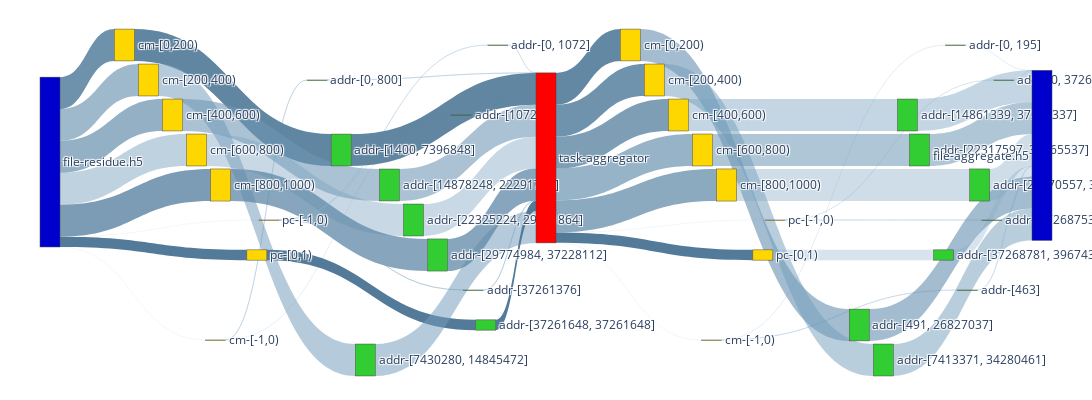

Here is the notebook cell this chart was saved with:
### Code cell
AGG = nx.compose(G_AGG_R, G_AGG_W) 

agg_nodes, agg_nodes_dict = get_nodes_for_sankey(AGG,rm_tags=['agg_r','agg_w'])

agg_links = get_links_for_sankey(AGG, agg_nodes_dict)
fig = go.Figure(go.Sankey(
            node = agg_nodes,
            link = agg_links, orientation='h'))

fig.update_layout(
    autosize=False,
    width=2000,
    height=400,
    margin=dict(
        l=40,
        r=40,
        b=40,
        t=10,
        pad=2
    ),
)
fig.show()
fig.write_html(f"{IMAGE_PATH}/sankey-grouped-agg-vol-vfd.html")

### Figure 1 — Plotly figure (JSON) as saved in the notebook; plotly's stock layout.template omitted (floating-point values rounded to 4 significant figures)
{"data": [{"link": {"color": ["rgba(146.07843137254903, 186.07843137254903, 216.07843137254903, 0.058823529411764705)", "rgba(91.1764705882353, 131.1764705882353, 161.1764705882353, 0.8823529411764706)", "rgba(106.86274509803923, 146.86274509803923, 176.86274509803923, 0.6470588235294118)", "rgba(102.94117647058823, 142.94117647058823, 172.94117647058823, 0.7058823529411765)", "rgba(118.62745098039215, 158.62745098039215, 188.62745098039215, 0.47058823529411764)", "rgba(95.09803921568627, 135.09803921568627, 165.09803921568627, 0.8235294117647058)", "rgba(146.07843137254903, 186.07843137254903, 216.07843137254903, 0.058823529411764705)", "rgba(83.33333333333333, 123.33333333333333, 153.33333333333331, 1.0)", "rgba(130.39215686274508, 170.39215686274508, 200.39215686274508, 0.29411764705882354)", "rgba(142.15686274509804, 182.15686274509804, 212.15686274509804, 0.11764705882352941)", "rgba(87.25490196078431, 127.25490196078431, 157.2549019607843, 0.9411764705882353)", "rgba(114.70588235294117, 154.70588235294116, 184.70588235294116, 0.5294117647058824)", "rgba(110.7843137254902, 150.7843137254902, 180.7843137254902, 0.5882352941176471)", "rgba(122.54901960784314, 162.54901960784315, 192.54901960784315, 0.4117647058823529)", "rgba(99.01960784313727, 139.01960784313727, 169.01960784313727, 0.7647058823529411)", "rgba(134.31372549019608, 174.31372549019608, 204.31372549019608, 0.23529411764705882)", "rgba(142.15686274509804, 182.15686274509804, 212.15686274509804, 0.11764705882352941)", "rgba(126.47058823529412, 166.47058823529412, 196.47058823529412, 0.35294117647058826)", "rgba(83.33333333333333, 123.33333333333333, 153.33333333333331, 1.0)", "rgba(130.39215686274508, 170.39215686274508, 200.39215686274508, 0.29411764705882354)", "rgba(138.23529411764707, 178.23529411764707, 208.23529411764707, 0.17647058823529413)", "rgba(87.25490196078431, 127.25490196078431, 157.2549019607843, 0.9411764705882353)", "rgba(114.70588235294117, 154.70588235294116, 184.70588235294116, 0.5294117647058824)", "rgba(110.7843137254902, 150.7843137254902, 180.7843137254902, 0.5882352941176471)", "rgba(122.54901960784314, 162.54901960784315, 192.54901960784315, 0.4117647058823529)", "rgba(99.01960784313727, 139.01960784313727, 169.01960784313727, 0.7647058823529411)", "rgba(134.31372549019608, 174.31372549019608, 204.31372549019608, 0.23529411764705882)", "rgba(83.33333333333333, 123.33333333333333, 153.33333333333331, 1.0)", "rgba(126.47058823529412, 166.47058823529412, 196.47058823529412, 0.35294117647058826)", "rgba(145.83333333333334, 185.83333333333334, 215.83333333333334, 0.0625)", "rgba(87.5, 127.5, 157.5, 0.9375)", "rgba(91.66666666666666, 131.66666666666666, 161.66666666666666, 0.875)", "rgba(95.83333333333334, 135.83333333333334, 165.83333333333334, 0.8125)", "rgba(104.16666666666666, 144.16666666666666, 174.16666666666666, 0.6875)", "rgba(100.0, 140.0, 170.0, 0.75)", "rgba(145.83333333333334, 185.83333333333334, 215.83333333333334, 0.0625)", "rgba(83.33333333333333, 123.33333333333333, 153.33333333333331, 1.0)", "rgba(141.66666666666666, 181.66666666666666, 211.66666666666666, 0.125)", "rgba(133.33333333333334, 173.33333333333334, 203.33333333333334, 0.25)", "rgba(108.33333333333334, 148.33333333333334, 178.33333333333334, 0.625)", "rgba(116.66666666666666, 156.66666666666666, 186.66666666666666, 0.5)", "rgba(120.83333333333333, 160.83333333333334, 190.83333333333334, 0.4375)", "rgba(112.5, 152.5, 182.5, 0.5625)", "rgba(125.0, 165.0, 195.0, 0.375)", "rgba(137.5, 177.5, 207.5, 0.1875)", "rgba(133.33333333333334, 173.33333333333334, 203.33333333333334, 0.25)", "rgba(129.16666666666666, 169.16666666666666, 199.16666666666666, 0.3125)", "rgba(141.66666666666666, 181.66666666666666, 211.66666666666666, 0.125)", "rgba(108.33333333333334, 148.33333333333334, 178.33333333333334, 0.625)", "rgba(116.66666666666666, 156.66666666666666, 186.66666666666666, 0.5)", "rgba(120.83333333333333, 160.83333333333334, 190.83333333333334, 0.4375)", "rgba(112.5, 152.5, 182.5, 0.5625)", "rgba(125.0, 165.0, 195.0, 0.375)", "rgba(137.5, 177.5, 207.5, 0.1875)", "rgba(133.33333333333334, 173.33333333333334, 203.33333333333334, 0.25)", "rgba(129.16666666666666, 169.16666666666666, 199.16666666666666, 0.3125)", "rgba(133.33333333333334, 173.33333333333334, 203.33333333333334, 0.25)"], "label": ["Access Volume : 0 <br />Access Count : 3 <br />Average Access Size : 0 <br />Operation : read<br />Bandwidth : 0", "Access Volume : 7.42 MB <br />Access Count : 200 <br />Average Access Size : 37.11 KB <br />Operation : read<br />Bandwidth : 11.12 MB/s", "Access Volume : 7.44 MB <br />Access Count : 200 <br />Average Access Size : 37.21 KB <br />Operation : read<br />Bandwidth : 10.68 MB/s", "Access Volume : 7.44 MB <br />Access Count : 200 <br />Average Access Size : 37.2 KB <br />Operation : read<br />Bandwidth : 10.69 MB/s", "Access Volume : 7.44 MB <br />Access Count : 200 <br />Average Access Size : 37.21 KB <br />Operation : read<br />Bandwidth : 10.43 MB/s", "Access Volume : 7.48 MB <br />Access Count : 201 <br />Average Access Size : 37.21 KB <br />Operation : read<br />Bandwidth : 10.78 MB/s", "Access Volume : 0 <br />Access Count : 3 <br />Average Access Size : 0 <br />Operation : read<br />Bandwidth : 0", "Access Volume : 2.4 MB <br />Access Count : 1 <br />Average Access Size : 2.4 MB <br />Operation : read<br />Bandwidth : 1.56 GB/s", "Access Volume : 2.18 KB <br />Access Count : 8 <br />Average Access Size : 273 B <br />Operation : read<br />Bandwidth : 46.58 KB/s", "Access Volume : 328 B <br />Access Count : 1 <br />Average Access Size : 328 B <br />Operation : read<br />Bandwidth : 93.56 B/s", "Access Volume : 7.43 MB <br />Access Count : 399 <br />Average Access Size : 18.62 KB <br />Operation : read<br />Bandwidth : 11.19 MB/s", "Access Volume : 7.45 MB <br />Access Count : 400 <br />Average Access Size : 18.62 KB <br />Operation : read<br />Bandwidth : 10.67 MB/s", "Access Volume : 7.45 MB <br />Access Count : 400 <br />Average Access Size : 18.62 KB <br />Operation : read<br />Bandwidth : 10.68 MB/s", "Access Volume : 7.45 MB <br />Access Count : 400 <br />Average Access Size : 18.62 KB <br />Operation : read<br />Bandwidth : 10.41 MB/s", "Access Volume : 7.49 MB <br />Access Count : 402 <br />Average Access Size : 18.62 KB <br />Operation : read<br />Bandwidth : 10.76 MB/s", "Access Volume : 1.57 KB <br />Access Count : 4 <br />Average Access Size : 392 B <br />Operation : read<br />Bandwidth : 32.85 KB/s", "Access Volume : 328 B <br />Access Count : 1 <br />Average Access Size : 328 B <br />Operation : read<br />Bandwidth : 93.56 B/s", "Access Volume : 512 B <br />Access Count : 1 <br />Average Access Size : 512 B <br />Operation : read<br />Bandwidth : 332.9 KB/s", "Access Volume : 2.4 MB <br />Access Count : 1 <br />Average Access Size : 2.4 MB <br />Operation : read<br />Bandwidth : 1.56 GB/s", "Access Volume : 2.18 KB <br />Access Count : 8 <br />Average Access Size : 273 B <br />Operation : read<br />Bandwidth : 46.58 KB/s", "Access Volume : 656 B <br />Access Count : 2 <br />Average Access Size : 328 B <br />Operation : read<br />Bandwidth : 187.13 B/s", "Access Volume : 7.43 MB <br />Access Count : 399 <br />Average Access Size : 18.62 KB <br />Operation : read<br />Bandwidth : 11.19 MB/s", "Access Volume : 7.45 MB <br />Access Count : 400 <br />Average Access Size : 18.62 KB <br />Operation : read<br />Bandwidth : 10.67 MB/s", "Access Volume : 7.45 MB <br />Access Count : 400 <br />Average Access Size : 18.62 KB <br />Operation : read<br />Bandwidth : 10.68 MB/s", "Access Volume : 7.45 MB <br />Access Count : 400 <br />Average Access Size : 18.62 KB <br />Operation : read<br />Bandwidth : 10.41 MB/s", "Access Volume : 7.49 MB <br />Access Count : 402 <br />Average Access Size : 18.62 KB <br />Operation : read<br />Bandwidth : 10.76 MB/s", "Access Volume : 1.57 KB <br />Access Count : 4 <br />Average Access Size : 392 B <br />Operation : read<br />Bandwidth : 32.85 KB/s", "Access Volume : 2.4 MB <br />Access Count : 1 <br />Average Access Size : 2.4 MB <br />Operation : read<br />Bandwidth : 1.56 GB/s", "Access Volume : 512 B <br />Access Count : 1 <br />Average Access Size : 512 B <br />Operation : read<br />Bandwidth : 332.9 KB/s", "Access Volume : 0 <br />Access Count : 3 <br />Average Access Size : 0 <br />Operation : write<br />Bandwidth : 0", "Access Volume : 7.42 MB <br />Access Count : 200 <br />Average Access Size : 37.11 KB <br />Operation : write<br />Bandwidth : 5.64 MB/s", "Access Volume : 7.44 MB <br />Access Count : 200 <br />Average Access Size : 37.21 KB <br />Operation : write<br />Bandwidth : 4.46 MB/s", "Access Volume : 7.44 MB <br />Access Count : 200 <br />Average Access Size : 37.2 KB <br />Operation : write<br />Bandwidth : 4.06 MB/s", "Access Volume : 7.44 MB <br />Access Count : 200 <br />Average Access Size : 37.21 KB <br />Operation : write<br />Bandwidth : 2.37 MB/s", "Access Volume : 7.48 MB <br />Access Count : 201 <br />Average Access Size : 37.21 KB <br />Operation : write<br />Bandwidth : 2.68 MB/s", "Access Volume : 0 <br />Access Count : 3 <br />Average Access Size : 0 <br />Operation : write<br />Bandwidth : 0", "Access Volume : 2.4 MB <br />Access Count : 1 <br />Average Access Size : 2.4 MB <br />Operation : write<br />Bandwidth : 1.56 GB/s", "Access Volume : 562 B <br />Access Count : 4 <br />Average Access Size : 140.5 B <br />Operation : write<br />Bandwidth : 25.2 B/s", "Access Volume : 28 B <br />Access Count : 1 <br />Average Access Size : 28 B <br />Operation : write<br />Bandwidth : 18.21 KB/s", "Access Volume : 7.42 MB <br />Access Count : 398 <br />Average Access Size : 18.63 KB <br />Operation : write<br />Bandwidth : 1.14 MB/s", "Access Volume : 7.45 MB <br />Access Count : 400 <br />Average Access Size : 18.63 KB <br />Operation : write<br />Bandwidth : 912.66 KB/s", "Access Volume : 7.45 MB <br />Access Count : 400 <br />Average Access Size : 18.63 KB <br />Operation : write<br />Bandwidth : 856.42 KB/s", "Access Volume : 7.45 MB <br />Access Count : 400 <br />Average Access Size : 18.63 KB <br />Operation : write<br />Bandwidth : 928.42 KB/s", "Access Volume : 7.49 MB <br />Access Count : 401 <br />Average Access Size : 18.68 KB <br />Operation : write<br />Bandwidth : 530 KB/s", "Access Volume : 876 B <br />Access Count : 5 <br />Average Access Size : 175.2 B <br />Operation : write<br />Bandwidth : 74.18 B/s", "Access Volume : 28 B <br />Access Count : 1 <br />Average Access Size : 28 B <br />Operation : write<br />Bandwidth : 18.21 KB/s", "Access Volume : 2.4 MB <br />Access Count : 1000 <br />Average Access Size : 2.4 KB <br />Operation : write<br />Bandwidth : 328.73 KB/s", "Access Volume : 562 B <br />Access Count : 4 <br />Average Access Size : 140.5 B <br />Operation : write<br />Bandwidth : 25.2 B/s", "Access Volume : 7.42 MB <br />Access Count : 398 <br />Average Access Size : 18.63 KB <br />Operation : write<br />Bandwidth : 1.14 MB/s", "Access Volume : 7.45 MB <br />Access Count : 400 <br />Average Access Size : 18.63 KB <br />Operation : write<br />Bandwidth : 912.66 KB/s", "Access Volume : 7.45 MB <br />Access Count : 400 <br />Average Access Size : 18.63 KB <br />Operation : write<br />Bandwidth : 856.42 KB/s", "Access Volume : 7.45 MB <br />Access Count : 400 <br />Average Access Size : 18.63 KB <br />Operation : write<br />Bandwidth : 928.42 KB/s", "Access Volume : 7.49 MB <br />Access Count : 401 <br />Average Access Size : 18.68 KB <br />Operation : write<br />Bandwidth : 530 KB/s", "Access Volume : 876 B <br />Access Count : 5 <br />Average Access Size : 175.2 B <br />Operation : write<br />Bandwidth : 74.18 B/s", "Access Volume : 28 B <br />Access Count : 1 <br />Average Access Size : 28 B <br />Operation : write<br />Bandwidth : 18.21 KB/s", "Access Volume : 2.4 MB <br />Access Count : 1000 <br />Average Access Size : 2.4 KB <br />Operation : write<br />Bandwidth : 328.73 KB/s", "Access Volume : 28 B <br />Access Count : 1 <br />Average Access Size : 28 B <br />Operation : write<br />Bandwidth : 18.21 KB/s"], "source": [0, 0, 0, 0, 0, 0, 0, 0, 1, 1, 2, 3, 4, 5, 6, 7, 7, 7, 8, 9, 10, 11, 12, 13, 14, 15, 16, 17, 18, 19, 19, 19, 19, 19, 19, 19, 19, 20, 20, 21, 22, 23, 24, 25, 26, 26, 27, 28, 29, 30, 31, 32, 33, 34, 35, 36, 37], "target": [1, 2, 3, 4, 5, 6, 7, 8, 9, 10, 11, 12, 13, 14, 15, 16, 10, 18, 17, 19, 19, 19, 19, 19, 19, 19, 19, 19, 19, 20, 21, 22, 23, 24, 25, 26, 27, 28, 35, 29, 30, 31, 32, 33, 34, 37, 36, 38, 38, 38, 38, 38, 38, 38, 38, 38, 38], "value": [1, 7422108, 7441148, 7440164, 7442936, 7479508, 1, 2400000, 2184, 328, 7428880, 7447968, 7446976, 7449760, 7486392, 1568, 328, 512, 2400000, 2184, 656, 7428880, 7447968, 7446976, 7449760, 7486392, 1568, 2400000, 512, 1, 7422108, 7441148, 7440164, 7442936, 7479508, 1, 2400000, 562, 28, 7416064, 7451168, 7450176, 7452960, 7489592, 876, 28, 2400000, 562, 7416064, 7451168, 7450176, 7452960, 7489592, 876, 28, 2400000, 28]}, "node": {"color": ["MediumBlue", "Gold", "Gold", "Gold", "Gold", "Gold", "Gold", "Gold", "Gold", "LimeGreen", "LimeGreen", "LimeGreen", "LimeGreen", "LimeGreen", "LimeGreen", "LimeGreen", "LimeGreen", "LimeGreen", "LimeGreen", "Red", "Gold", "Gold", "Gold", "Gold", "Gold", "Gold", "Gold", "Gold", "LimeGreen", "LimeGreen", "LimeGreen", "LimeGreen", "LimeGreen", "LimeGreen", "LimeGreen", "LimeGreen", "LimeGreen", "LimeGreen", "MediumBlue"], "label": ["file-residue.h5", "cm-[-1,0)", "cm-[0,200)", "cm-[200,400)", "cm-[400,600)", "cm-[600,800)", "cm-[800,1000)", "pc-[-1,0)", "pc-[0,1)", "addr-[0, 800]", "addr-[1072]", "addr-[1400, 7396848]", "addr-[7430280, 14845472]", "addr-[14878248, 22291752]", "addr-[22325224, 29741864]", "addr-[29774984, 37228112]", "addr-[0, 1072]", "addr-[37261648, 37261648]", "addr-[37261376]", "task-aggregator", "cm-[-1,0)", "cm-[0,200)", "cm-[200,400)", "cm-[400,600)", "cm-[600,800)", "cm-[800,1000)", "pc-[-1,0)", "pc-[0,1)", "addr-[0, 195]", "addr-[491, 26827037]", "addr-[7413371, 34280461]", "addr-[14861339, 37262337]", "addr-[22317597, 37265537]", "addr-[29770557, 37268737]", "addr-[0, 37260149]", "addr-[463]", "addr-[37268781, 39674399]", "addr-[37268753]", "file-aggregate.h5"], "x": [0, 0.1905, 0.08333, 0.1071, 0.131, 0.1548, 0.1786, 0.2262, 0.2143, 0.2738, 0.4167, 0.2976, 0.3214, 0.3452, 0.369, 0.3929, 0.4524, 0.4405, 0.4286, 0.5, 0.7024, 0.5833, 0.6071, 0.631, 0.6548, 0.6786, 0.7262, 0.7143, 0.9048, 0.8095, 0.8333, 0.8571, 0.869, 0.9286, 0.9524, 0.9167, 0.8929, 0.9405, 1], "y": [0, 0, 0.1, 0.2, 0.3, 0.4, 0.5, 0.6, 0.7, 0.2, 0.3, 0.4, 1, 0.5, 0.6, 0.7, 0.1, 0.9, 0.8, 0, 0, 0.1, 0.2, 0.3, 0.4, 0.5, 0.6, 0.7, 0.1, 0.9, 1, 0.3, 0.4, 0.5, 0.2, 0.8, 0.7, 0.6, 0]}, "orientation": "h", "type": "sankey"}], "layout": {"autosize": false, "height": 400, "margin": {"b": 40, "l": 40, "pad": 2, "r": 40, "t": 10}, "width": 2000}}
